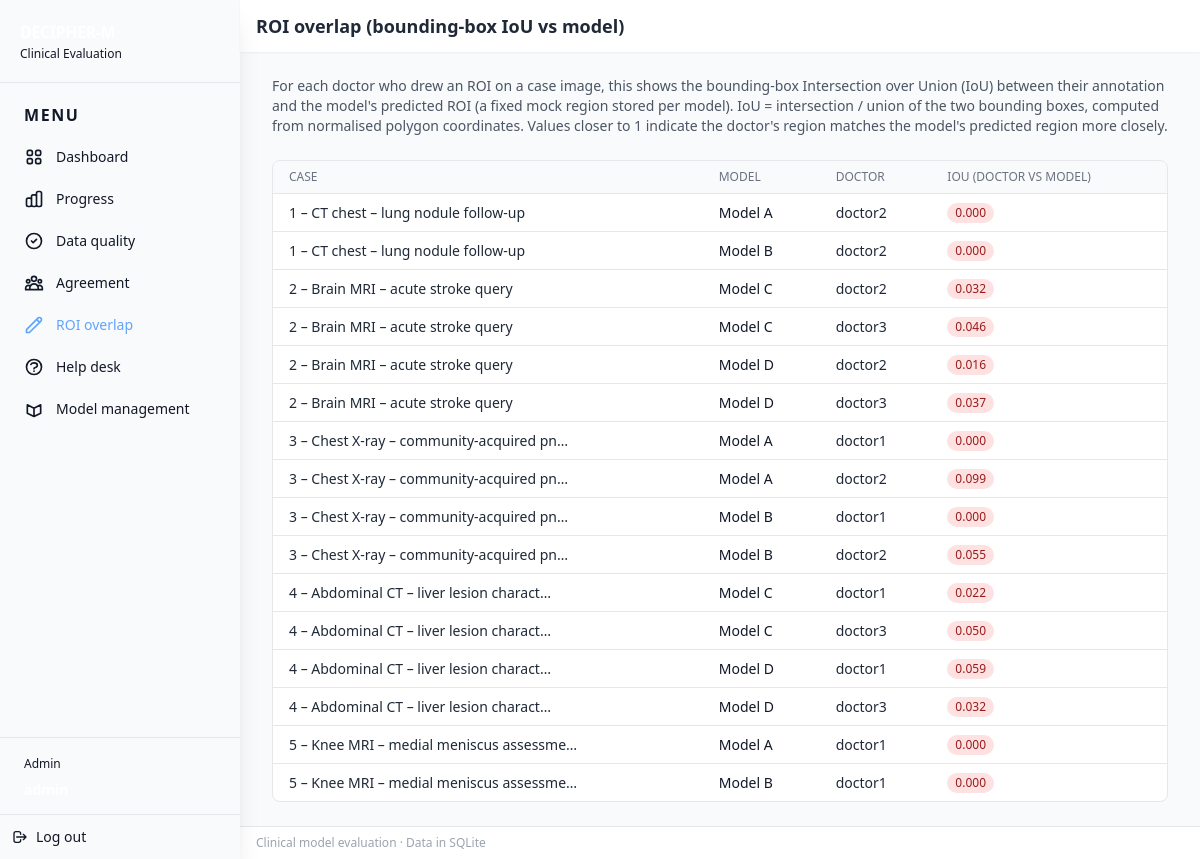
The app's page /admin/roi (signed in) with its own data.
### app/models.py (models this page shows)
class User(SQLModel, table=True):
    __tablename__ = "users"
    id: Optional[int] = Field(default=None, primary_key=True)
    username: str = Field(unique=True)
    password_hash: str = Field()
    role: str = Field()  # "doctor" | "admin"
    full_name: Optional[str] = Field(default=None)
    email: Optional[str] = Field(default=None)
    institution: Optional[str] = Field(default=None)
    notes: Optional[str] = Field(default=None)
    created_at: datetime = Field(default_factory=datetime.utcnow)

class Case(SQLModel, table=True):
    id: Optional[int] = Field(default=None, primary_key=True)
    title: str
    clinical_prompt: str = Field(default="")
    modality: str = "text+image"
    outputs: list["ModelOutput"] = Relationship(back_populates="case")

class ModelOutput(SQLModel, table=True):
    id: Optional[int] = Field(default=None, primary_key=True)
    case_id: int = Field(foreign_key="case.id")
    model_name: str
    text_output: str
    image_url: Optional[str] = None
    case: Optional[Case] = Relationship(back_populates="outputs")
    evaluations: list["Evaluation"] = Relationship(back_populates="output")

### app/main.py (the view)
@app.get("/admin/roi", response_class=HTMLResponse)
def admin_roi(request: Request, session: SessionDep):
    user = require_admin(request, session)
    if user is None:
        return RedirectResponse(url="/login?role=admin", status_code=302)
    pairs = _compute_roi_iou(session)
    return templates.TemplateResponse(
        "admin/roi.html",
        {
            "request": request,
            "current_user": user,
            "pairs": pairs,
        },
    )

### app/templates/admin/roi.html (shortened to what this page needs)
{% extends "base.html" %}
{% block header_title %}ROI overlap (bounding-box IoU vs model){% endblock %}
{% block content %}
<div class="space-y-6">
  <p class="text-sm text-gray-600">
    For each doctor who drew an ROI on a case image, this shows the bounding-box
    Intersection over Union (IoU) between their annotation and the model's predicted ROI
    (a fixed mock region stored per model). IoU = intersection / union of the two bounding
    boxes, computed from normalised polygon coordinates. Values closer to 1 indicate the
    doctor's region matches the model's predicted region more closely.
  </p>
  <div class="bg-white rounded-lg border border-gray-200 overflow-hidden">
    <table class="min-w-full divide-y divide-gray-200">
      <thead class="bg-gray-50">
        <tr>
          <th class="px-4 py-2 text-left text-xs font-medium text-gray-500 uppercase">Case</th>
          <th class="px-4 py-2 text-left text-xs font-medium text-gray-500 uppercase">Model</th>
          <th class="px-4 py-2 text-left text-xs font-medium text-gray-500 uppercase">Doctor</th>
          <th class="px-4 py-2 text-left text-xs font-medium text-gray-500 uppercase">IoU (doctor vs model)</th>
        </tr>
      </thead>
      <tbody class="divide-y divide-gray-200">
        {% for p in pairs %}
        <tr>
          <td class="px-4 py-2 text-sm text-gray-800">
            {{ p.case_id }} – {{ p.case_title[:35] }}{% if p.case_title|length > 35 %}…{% endif %}
          </td>
          <td class="px-4 py-2 text-sm font-medium text-gray-900">{{ p.model_name }}</td>
          <td class="px-4 py-2 text-sm text-gray-800">{{ p.doctor }}</td>
          <td class="px-4 py-2 text-sm">
            <span class="inline-flex items-center px-2 py-0.5 rounded-full text-xs font-medium
              {% if p.iou >= 0.7 %}bg-emerald-100 text-emerald-800
              {% elif p.iou >= 0.4 %}bg-yellow-100 text-yellow-800
              {% else %}bg-red-100 text-red-800{% endif %}">
              {{ '%.3f'|format(p.iou) }}
            </span>
          </td>
        </tr>
        {% endfor %}
      </tbody>
    </table>
  </div>
</div>
{% endblock %}

### app/templates/base.html (shortened to what this page needs)
<!DOCTYPE html>
<html lang="en">
  <head>
    <link
      href="https://cdn.jsdelivr.net/npm/tailwindcss@2.2.19/dist/tailwind.min.css"
      rel="stylesheet"
    />
    <link rel="stylesheet" href="/static/styles.css" />
  </head>
  <body class="bg-gray-50 text-gray-900">
    <div class="min-h-screen flex">
      {% if current_user is defined and current_user %}
      <aside class="w-60 min-h-screen sticky top-0 bg-slate-900 text-slate-100 flex-shrink-0 flex flex-col shadow-xl">
        <div class="p-5 border-b border-slate-700/80">
          <h1 class="font-bold text-base tracking-tight text-white">DECIPHER-M</h1>
          <p class="text-xs text-slate-400 mt-0.5">Clinical Evaluation</p>
        </div>
        <nav class="p-3 flex-1 space-y-0.5">
          <p class="px-3 py-2 text-[11px] font-semibold text-slate-500 uppercase tracking-widest">Menu</p>
          {% if current_user.role == 'admin' %}
          <a href="/admin" class="flex items-center gap-3 px-3 py-2.5 rounded-lg text-sm font-medium transition-colors {% if request.url.path == '/admin' %}bg-slate-800 text-blue-400{% else %}text-slate-300 hover:bg-slate-800 hover:text-blue-400{% endif %}">Dashboard</a>
          <a href="/admin/progress" class="flex items-center gap-3 px-3 py-2.5 rounded-lg text-sm font-medium transition-colors {% if request.url.path == '/admin/progress' %}bg-slate-800 text-blue-400{% else %}text-slate-300 hover:bg-slate-800 hover:text-blue-400{% endif %}">Progress</a>
          <a href="/admin/quality" class="flex items-center gap-3 px-3 py-2.5 rounded-lg text-sm font-medium transition-colors {% if request.url.path == '/admin/quality' %}bg-slate-800 text-blue-400{% else %}text-slate-300 hover:bg-slate-800 hover:text-blue-400{% endif %}"><svg class="w-5 h-5 flex-shrink-0" fill="none" stroke="currentColor" viewBox="0 0 24 24"><path stroke-linecap="round" stroke-linejoin="round" stroke-width="2" d="M9 12l2 2 4-4m6 2a9 9 0 11-18 0 9 9 0 0118 0z"/></svg>Data quality</a>
          <a href="/admin/agreement" class="flex items-center gap-3 px-3 py-2.5 rounded-lg text-sm font-medium transition-colors {% if request.url.path == '/admin/agreement' %}bg-slate-800 text-blue-400{% else %}text-slate-300 hover:bg-slate-800 hover:text-blue-400{% endif %}">Agreement</a>
          <a href="/admin/roi" class="flex items-center gap-3 px-3 py-2.5 rounded-lg text-sm font-medium transition-colors {% if request.url.path == '/admin/roi' %}bg-slate-800 text-blue-400{% else %}text-slate-300 hover:bg-slate-800 hover:text-blue-400{% endif %}"><svg class="w-5 h-5 flex-shrink-0" fill="none" stroke="currentColor" viewBox="0 0 24 24"><path stroke-linecap="round" stroke-linejoin="round" stroke-width="2" d="M15.232 5.232l3.536 3.536m-2.036-5.036a2.5 2.5 0 113.536 3.536L6.5 21.036H3v-3.572L16.732 3.732z"/></svg>ROI overlap</a>
          <a href="/help/inbox" class="flex items-center gap-3 px-3 py-2.5 rounded-lg text-sm font-medium transition-colors {% if request.url.path.startswith('/help') %}bg-slate-800 text-blue-400{% else %}text-slate-300 hover:bg-slate-800 hover:text-blue-400{% endif %}">Help desk</a>
          <a href="/admin/models" class="flex items-center gap-3 px-3 py-2.5 rounded-lg text-sm font-medium transition-colors {% if request.url.path == '/admin/models' %}bg-slate-800 text-blue-400{% else %}text-slate-300 hover:bg-slate-800 hover:text-blue-400{% endif %}"><svg class="w-5 h-5 flex-shrink-0" fill="none" stroke="currentColor" viewBox="0 0 24 24"><path stroke-linecap="round" stroke-linejoin="round" stroke-width="2" d="M20 7l-8 4-8-4m16 0l-8 4m8-4v10l-8 4m0-10L4 7m8 4v10M4 7v10l8 4"/></svg>Model management</a>
          {% endif %}
        </nav>
        <div class="p-3 border-t border-slate-700/80">
          <p class="px-3 py-1.5 text-xs font-medium text-slate-500">{{ 'Admin' if current_user.role == 'admin' else 'Doctor' }}</p>
          <p class="px-3 py-0.5 text-sm font-semibold text-white">{{ current_user.username }}</p>
        </div>
        <a href="/logout" class="flex items-center gap-2 p-3 text-sm font-medium text-slate-400 hover:bg-slate-800 hover:text-blue-400 border-t border-slate-700/80 transition-colors"><svg class="w-4 h-4 flex-shrink-0" fill="none" stroke="currentColor" viewBox="0 0 24 24"><path stroke-linecap="round" stroke-linejoin="round" stroke-width="2" d="M17 16l4-4m0 0l-4-4m4 4H7m6 4v1a3 3 0 01-3 3H6a3 3 0 01-3-3V7a3 3 0 013-3h4a3 3 0 013 3v1"/></svg>Log out</a>
      </aside>
      {% endif %}
      <div class="flex-1 flex flex-col min-w-0">
        {% if current_user is defined and current_user %}
        <header class="bg-white shadow-sm py-3 px-4">
          <div class="max-w-5xl mx-auto flex items-center justify-between">
            <h2 class="text-lg font-semibold text-gray-800">{% block header_title %}Clinical Evaluation{% endblock %}</h2>
          </div>
        </header>
        {% endif %}
        <main class="flex-1 py-6 px-4 sm:px-6 lg:px-8">
          <div class="max-w-5xl mx-auto">
            {% block content %}{% endblock %}
          </div>
        </main>
        <footer class="bg-white border-t py-2 px-4 text-xs text-gray-400">
          Clinical model evaluation · Data in SQLite
        </footer>
      </div>
    </div>
  </body>
</html>

### app/static/styles.css (style rules this page uses)
body { -webkit-font-smoothing: antialiased; }

### records on screen
User: role "Admin"
Case: title "CT chest – lung nodule follow-up" "CT chest – lung nodule follow-up"
ModelOutput: model_name "Model A"
User: doctor "doctor2" "doctor2" "doctor2" "doctor2" "doctor2" "doctor2"
ModelOutput: model_name "Model B"
Case: title "Brain MRI – acute stroke query" "Brain MRI – acute stroke query" "Brain MRI – acute stroke query" "Brain MRI – acute stroke query"
ModelOutput: model_name "Model C" "Model C"
User: doctor "doctor3" "doctor3" "doctor3" "doctor3"
ModelOutput: model_name "Model D" "Model D"
Case: title "Chest X-ray – community-acquired pn" "Chest X-ray – community-acquired pn" "Chest X-ray – community-acquired pn" "Chest X-ray – community-acquired pn"
ModelOutput: model_name "Model A" "Model A"
User: doctor "doctor1" "doctor1" "doctor1" "doctor1" "doctor1" "doctor1"
ModelOutput: model_name "Model B" "Model B"
Case: title "Abdominal CT – liver lesion charact" "Abdominal CT – liver lesion charact" "Abdominal CT – liver lesion charact" "Abdominal CT – liver lesion charact"
ModelOutput: model_name "Model C" "Model C"
ModelOutput: model_name "Model D" "Model D"
Case: title "Knee MRI – medial meniscus assessme" "Knee MRI – medial meniscus assessme"
ModelOutput: model_name "Model A"
ModelOutput: model_name "Model B"

### other values on screen
{{ p.case_id }} "1" "1" "2" "2" "2" "2" "3" "3" "3" "3" "4" "4" "4" "4" "5" "5"
{{ '%.3f'|format(p.iou) }} "0.000" "0.000" "0.032" "0.046" "0.016" "0.037" "0.000" "0.099" "0.000" "0.055" "0.022" "0.050" "0.059" "0.032" "0.000" "0.000"
